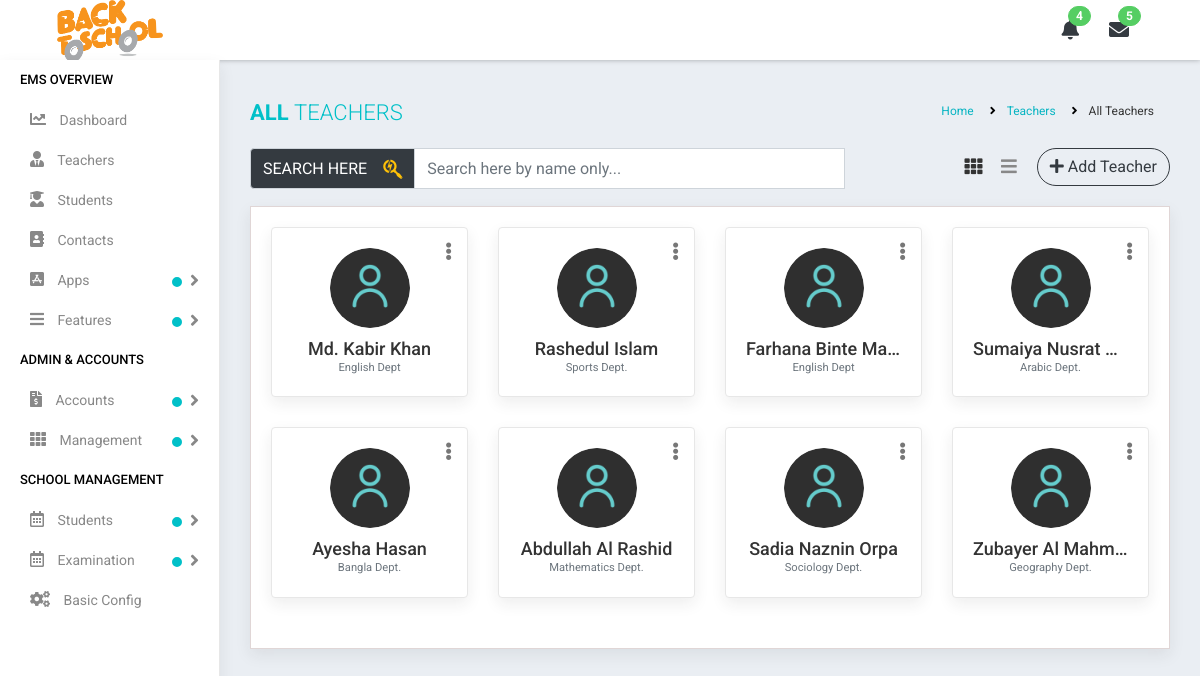
Screenshot of /teachers-infogrid.php with the database file from the repository.
### tables this page shows
CREATE TABLE `ems_icons` (
  `id` int(11) NOT NULL COMMENT 'ICONS ID',
  `app_favicon` text DEFAULT NULL,
  `app_logo` text DEFAULT NULL,
  `invoice_logo` text DEFAULT NULL,
  `org_logo` text DEFAULT NULL,
  `created_at` datetime DEFAULT NULL,
  `updated_at` datetime DEFAULT NULL
);

CREATE TABLE `ems_teachers` (
  `id` int(11) NOT NULL COMMENT 'TEACHER ID',
  `department_id` int(11) NOT NULL,
  `designation_id` int(11) NOT NULL,
  `teacher_id` varchar(32) NOT NULL,
  `teacher_image` text NOT NULL,
  `first_name` varchar(32) NOT NULL,
  `last_name` varchar(32) NOT NULL,
  `email_address` varchar(64) NOT NULL,
  `phone_no` varchar(13) NOT NULL,
  `join_date` date NOT NULL,
  `religion` enum('Islam','Hindu','Christian','Others') NOT NULL,
  `nid_card_no` varchar(32) NOT NULL,
  `country` varchar(64) NOT NULL,
  `teacher_password` varchar(256) NOT NULL,
  `birth_date` date NOT NULL,
  `gender` enum('Male','Female') NOT NULL,
  `present_address` varchar(256) NOT NULL,
  `facebook_url` varchar(128) NOT NULL,
  `linkedin_url` varchar(128) NOT NULL,
  `youtube_url` varchar(128) NOT NULL,
  `twitter_url` varchar(128) NOT NULL,
  `contact_name` varchar(128) NOT NULL,
  `contact_relation` enum('Parents','Spouse','Family Member','Relative') NOT NULL,
  `contact_address` varchar(256) NOT NULL,
  `contact_number` varchar(13) NOT NULL,
  `graduate_institution_name` varchar(128) DEFAULT NULL,
  `graduate_subject_in` varchar(32) DEFAULT NULL,
  `graduate_year_in` varchar(4) DEFAULT NULL,
  `graduate_certification_in` varchar(128) DEFAULT NULL,
  `graduate_result` varchar(4) DEFAULT NULL,
  `undergraduate_institution_name` varchar(128) NOT NULL,
  `undergraduate_subject_in` varchar(32) NOT NULL,
  `undergraduate_year_in` varchar(4) NOT NULL,
  `undergraduate_certification_in` varchar(128) NOT NULL,
  `undergraduate_result` varchar(4) NOT NULL,
  `hsc_institution_name` varchar(128) NOT NULL,
  `hsc_group_in` enum('Science','Humanities','Business Studies') NOT NULL,
  `hsc_year_in` varchar(4) NOT NULL,
  `hsc_certification_in` varchar(128) NOT NULL,
  `hsc_result` varchar(4) NOT NULL,
  `organization_f` varchar(128) DEFAULT NULL,
  `workshop_on_f` varchar(128) DEFAULT NULL,
  `certification_on_f` varchar(128) DEFAULT NULL,
  `in_year_f` varchar(4) DEFAULT NULL,
  `organization_s` varchar(128) DEFAULT NULL,
  `workshop_on_s` varchar(128) DEFAULT NULL,
  `certification_on_s` varchar(128) DEFAULT NULL,
  `in_year_s` varchar(4) DEFAULT NULL,
  `exp_org_name` varchar(128) DEFAULT NULL,
  `exp_org_location` varchar(256) DEFAULT NULL,
  `exp_job_position` varchar(64) DEFAULT NULL,
  `exp_in_year` varchar(4) DEFAULT NULL,
  `about_teacher` varchar(512) DEFAULT NULL,
  `created_at` datetime DEFAULT NULL,
  `updated_at` datetime DEFAULT NULL
);

CREATE TABLE `ems_departments` (
  `id` int(11) NOT NULL COMMENT 'DEPARTMENT ID',
  `department_name` varchar(256) NOT NULL,
  `created_at` datetime DEFAULT NULL,
  `updated_at` datetime DEFAULT NULL
);

### app/Http/Controllers/View.php (called while the page is built, shortened)
<?php
class View
{
	public function loadContent($directory, $page_name)
	{
		include("resource/view/".$directory."/".$page_name.".php");
	}
}
?>

### teachers-infogrid.php (called while the page is built, shortened)
<?php
include("app/Http/Controllers/View.php");
$view = new View;
$view->loadContent("include", "session");
$view->loadContent("include", "top");
$view->loadContent("content", "teachers-infogrid");
?>

### app/Models/Eloquent.php (called while the page is built, shortened)
<?php
class Eloquent
{
	public $connection;
	public function __construct()
	{
		$this->connection = new PDO('mysql:host='.$GLOBALS['DBHOST'].';dbname='.$GLOBALS['DBNAME'].';charset=utf8', $GLOBALS['DBUSER'], $GLOBALS['DBPASS']);
		$this->connection->setAttribute(PDO::ATTR_ERRMODE, PDO::ERRMODE_EXCEPTION);
		$this->connection->setAttribute(PDO::ATTR_EMULATE_PREPARES, false);
	}
	public function selectData($columnName, $tableName, $whereValue = 0, $inColumn = 0, $inValue = 0, $formatBy = 0, $paginate = 0)
	{
		try
		{
			if($columnName == "*")
			{
				$sql1 = "SELECT ";
				$sql2 = "*";
			}
			else
			{
				$sql1 = "SELECT ";
				foreach($columnName AS $ca1Column => $ca1Value)
				{
					@$sql2 .= "`$ca1Value`, ";
				}
				$sql2 = rtrim(@$sql2, ", ");
			}
			$sql3 = " FROM `$tableName`";
			if(@$formatBy['GROUP'])
				$sql6 = " GROUP BY `" . $formatBy['GROUP'] . "`";
			else
				$sql6 = "";
			if(@$formatBy['ASC'])
				$sql7 = " ORDER BY `" . $formatBy['ASC'] . "` ASC";
			else if(@$formatBy['DESC'])
				$sql7 = " ORDER BY `" . $formatBy['DESC'] . "` DESC";
			else
				$sql7 = "";
			if($paginate != 0)
				$sql8 = " LIMIT " . $paginate['POINT'] . ", " . $paginate['LIMIT'];
			else
				$sql8 = "";
			if($whereValue != 0)
			{
				$sql4 = " WHERE ";
				foreach($whereValue AS $wa1Column => $wa1Value)
				{
					@$sql5 .= $wa1Column . " = " . "'" . $wa1Value . "' AND ";
				}
				$sql5 = trim($sql5); $sql5 = rtrim($sql5, "AND"); $sql5 = trim($sql5);
				$preSQL = $sql1 . $sql2 . $sql3 . $sql4 . $sql5 . $sql6 . $sql7 . $sql8;
			}
			else
			{
				if($inValue != 0)
				{
					$preSQL = $sql1 . $sql2 . $sql3 . $sql4 . $sql5 . $sql6 . $sql7 . $sql8;
				}
				else
				{
					$preSQL = $sql1 . $sql2 . $sql3 . $sql6 . $sql7 . $sql8;
				}
			}
			$query = $this->connection->prepare($preSQL);
			$query->execute();
			$dataSelected = $query->fetchAll(PDO::FETCH_ASSOC);
			return $dataSelected;
		}
		catch(Exception $e)
		{
			return 0;
		}
	}
}
?>

### app/Http/Controllers/Controller.php (called while the page is built, shortened)
<?php
class Controller
{
	public function __construct()
	{
		$this->connection = new PDO('mysql:host='.$GLOBALS['DBHOST'].';dbname='.$GLOBALS['DBNAME'].';charset=utf8', $GLOBALS['DBUSER'], $GLOBALS['DBPASS']);
	}
}

### app/Http/Controllers/AjaxController.php (called while the page is built, shortened)
<?php
class AjaxController extends Controller
{
	public function fetchLimit($table, $col, $num)
	{
		$sql_code = "SELECT * FROM {$table} ORDER BY {$col} DESC LIMIT {$num}";
		$query = $this->connection->prepare($sql_code);
		$query->execute();
		$dataList = $query->fetchAll(PDO::FETCH_ASSOC);
		$totalRowSelected = $query->rowCount();
		if($totalRowSelected > 0) {
			return $dataList;
		} else {
			return 0;
		}
	}
}
?>

### resource/view/content/teachers-infogrid.php (the view, shortened to what this page needs)
<?php
$eloquent = new Eloquent;
$columnName = $tableName =	null;
$columnName["1"] = "id";
$columnName["2"] = "department_id";
$columnName["3"] = "teacher_image";
$columnName["4"] = "first_name";
$columnName["5"] = "last_name";
$tableName = "ems_teachers";
$fetchTeachersData = $eloquent->selectData($columnName, $tableName);
?>
<div class="page-wrapper">
	<div class="content container-fluid">
		<div class="page-header">
			<div class="row">
				<div class="col-lg-7 col-md-12 col-sm-12 col-12">
					<h5 class="text-uppercase"> All <span style="font-weight: 300;"> Teachers </span></h5>
				</div>
				<div class="col-lg-5 col-md-12 col-sm-12 col-12">
					<ul class="list-inline breadcrumb float-right">
						<li class="list-inline-item"> <a href="dashboard.php"> Home </a> </li>
						<li class="list-inline-item"> <a href="#"> Teachers </a> </li>
						<li class="list-inline-item"> All Teachers </li>
					</ul>
				</div>
			</div>
		</div>
		<div class="row">
			<div class="col-sm-8 col-12">
				<div class="row">
					<div class="col-sm-12">
						<div class="input-group mb-3">
							<div class="input-group-prepend">
								<span class="input-group-text bg-dark text-white" id="basic-addon1">
									SEARCH HERE <i class="fab fa-searchengin fa-lg ml-3 text-warning"></i>
								</span>
							</div>
							<input class="form-control mr-sm-2" type="search" id="search" aria-describedby="basic-addon1" placeholder="Search here by name only...">
						</div>
					</div>
				</div>
			</div>
			<div class="col-sm-4 col-12 text-right m-b-20">
				<a href="add-teacher.php" class="btn btn-outline-dark btn-rounded float-right">
					<i class="fa fa-plus"></i> Add Teacher
				</a>
				<div class="view-icons">
					<a href="teachers-infogrid.php" class="grid-view btn btn-link active">
						<i class="fa fa-th"></i>
					</a>
					<a href="teachers-infolist.php" class="list-view btn btn-link">
						<i class="fa fa-bars"></i>
					</a>
				</div>
			</div>
		</div>
		<?php
		if(!empty($fetchTeachersData))
		{
		?>
		<div class="content-page">
			<div class="row staff-grid-row" id="searchData">
			<?php
			foreach($fetchTeachersData AS $eachRow)
			{
				$columnName = $tableName =	$whereValue = null;
				$columnName = "*";
				$tableName = "ems_departments";
				$whereValue["id"] = $eachRow['department_id'];
				$fetchDepartmentData = $eloquent->selectData($columnName, $tableName, @$whereValue);
				echo '
				<div class="col-md-4 col-sm-6 col-12 col-lg-4 col-xl-3">
					<div class="profile-widget">
						<div class="profile-img">
							<a target="_blank" href="'.$GLOBALS['TEACHER_IMAGE_DIRECTORY'] . $eachRow['teacher_image'].'">
								<img class="avatar bg-white" src="'.$GLOBALS['TEACHER_IMAGE_DIRECTORY'].$eachRow['teacher_image'].'" alt="">
							</a>
						</div>
						<div class="dropdown profile-action">
							<a href="#" class="action-icon dropdown-toggle" data-toggle="dropdown" aria-expanded="false">
								<i class="fa fa-ellipsis-v"></i>
							</a>
							<div class="dropdown-menu dropdown-menu-right">
								<a class="dropdown-item" href="edit-teacher.php?id='. $eachRow['id'] .'">
									<i class="fa fa-pencil m-r-5"></i> Edit
								</a>
								<a data-id="'. $eachRow['id'] .'" class="dropdown-item deleteButton" data-toggle="modal" href="#delete_data">
									<i class="fa fa-trash-o m-r-5"></i> Delete
								</a>
							</div>
						</div>
						<h4 class="user-name m-t-10 m-b-0 text-ellipsis">
							<a href="teacher-profile.php?id='. $eachRow['id'] .'">
								'. $eachRow['first_name'] .' '. $eachRow['last_name'] .'
							</a>
						</h4>
						<div class="small text-muted">'. $fetchDepartmentData[0]['department_name'] .'</div>
					</div>
				</div>
				';
			}
			?>
			</div>
		</div>
		<?php
		}
		?>
	</div>
</div>

### resource/view/include/top.php (shortened to what this page needs)
<?php
include("app/Http/Controllers/Controller.php");
include("app/Http/Controllers/AjaxController.php");
include("app/Models/Eloquent.php");
$ajaxcontrol = new AjaxController;
$eloquent = new Eloquent;
$columnName = "*";
$tableName = "ems_icons";
$fetchLogoData = $eloquent->selectData($columnName, $tableName);
$logo = $GLOBALS['APP_LOGO_IMAGES_DIRECTORY'] . $fetchLogoData[0]['app_logo'];
$fetchNotice = $ajaxcontrol->fetchLimit('ems_notices', 'id', '8');
$noticeCount = count($fetchNotice);
$fetchEvent = $ajaxcontrol->fetchLimit('ems_events', 'id', '5');
$eventCount = count($fetchEvent);
?>
<!DOCTYPE html>
<html lang="en">
<head>
	<link rel="stylesheet" type="text/css" href="public/assets/css/all.css">
	<link rel="stylesheet" type="text/css" href="public/assets/css/bootstrap.min.css">
	<link rel="stylesheet" type="text/css" href="public/assets/css/dataTables.bootstrap4.min.css">
	<link rel="stylesheet" type="text/css" href="public/assets/css/select2.min.css">
	<link rel="stylesheet" type="text/css" href="public/assets/css/tagsinput.css">
	<link rel="stylesheet" type="text/css" href="public/assets/css/datepicker.css">
	<link rel="stylesheet" type="text/css" href="public/assets/plugins/fullcalendar/fullcalendar.min.css">
	<link rel="stylesheet" type="text/css" href="public/assets/plugins/light-gallery/css/lightgallery.min.css">
	<link rel="stylesheet" type="text/css" href="public/assets/plugins/icheck/skins/all.css">
	<link rel="stylesheet" type="text/css" href="public/assets/plugins/summernote/dist/summernote-bs4.css">
	<link rel="stylesheet" type="text/css" href="public/assets/css/style.css">
	<link rel="stylesheet" type="text/css" href="public/assets/css/custom.css">
	</head>
	<body>
		<div class="main-wrapper">
			<div class="header">
				<div class="header-left">
					<a href="index.php" class="logo">
						<img src="<?php echo $logo ?>" alt="" style="width: auto; height: 66px;">
					</a>
				</div>
				<div class="page-title-box float-left">
				</div>
				<ul class="nav user-menu float-right">
					<li class="nav-item dropdown d-none d-sm-block">
						<a href="#" class="dropdown-toggle nav-link" data-toggle="dropdown">
							<i class="fa fa-bell text-dark"></i>
							<span class="badge badge-pill btn-success float-right"> <?php echo $eventCount ?> </span>
						</a>
					</li>
					<li class="nav-item dropdown d-none d-sm-block">
						<a href="javascript:void(0);" id="open_msg_box" class="hasnotifications nav-link">
							<i class="fa fa-envelope text-dark"></i>
							<span class="badge badge-pill btn-success float-right"> <?php echo $noticeCount ?> </span>
						</a>
					</li>
					<li class="nav-item dropdown has-arrow">
						<a href="#" class="dropdown-toggle nav-link user-link" data-toggle="dropdown">
						</a>
					</li>
				</ul>
			</div>
			<div class="sidebar" id="sidebar">
				<div class="sidebar-inner slimscroll">
					<div id="sidebar-menu" class="sidebar-menu">
						<ul>
							<li class="menu-title"> EMS Overview </li>
							<li class="">
								<a href="dashboard.php">
									<i class="fas fa-chart-line" aria-hidden="true"></i> Dashboard
								</a>
							</li>
							<li>
								<a href="teachers-infogrid.php">
									<i class="fas fa-user-tie"></i> Teachers
								</a>
							</li>
							<li>
								<a href="students-infogrid.php">
									<i class="fas fa-user-graduate"></i> Students
								</a>
							</li>
							<li>
								<a href="contacts.php">
									<i class="fas fa-address-book"></i> Contacts
								</a>
							</li>
							<li class="submenu">
								<a href="javascript:void(0);" class="noti-dot">
									<i class="fab fa-app-store-ios"></i> Apps <span class="menu-arrow"></span>
								</a>
							</li>
							<li class="submenu">
								<a href="#" class="noti-dot">
									<i class="fas fa-bars"></i> Features <span class="menu-arrow"></span>
								</a>
							</li>
							<li class="menu-title"> Admin &amp; Accounts </li>
							<li class="submenu">
								<a href="#" class="noti-dot">
									<i class="fas fa-file-invoice-dollar"></i> Accounts <span class="menu-arrow"></span>
								</a>
							</li>
							<li class="submenu">
								<a href="#" class="noti-dot">
									<i class="fas fa-th"></i> Management <span class="menu-arrow"></span>
								</a>
							</li>
							<li class="menu-title"> School Management </li>
							<li class="submenu">
								<a href="#" class="noti-dot">
									<i class="far fa-calendar-alt"></i> Students <span class="menu-arrow"></span>
								</a>
							</li>
							<li class="submenu">
								<a href="#" class="noti-dot">
									<i class="far fa-calendar-alt"></i> Examination <span class="menu-arrow"></span>
								</a>
							</li>
							<li>
								<a href="basic-config.php"> <i class="fas fa-cogs"></i> Basic Config </a>
							</li>
						</ul>
					</div>
				</div>
			</div>

### public/assets/css/all.css (style rules this page uses)
.fa, .fas, .far, .fal, .fad, .fab { -moz-osx-font-smoothing: grayscale; -webkit-font-smoothing: antialiased; display: inline-block; font-style: normal; font-variant: normal; text-rendering: auto; line-height: 1; }
.fa-lg { font-size: 1.33333em; line-height: 0.75em; vertical-align: -.0667em; }
.fa-address-book:before { content: "\f2b9"; }
.fa-app-store-ios:before { content: "\f370"; }
.fa-bars:before { content: "\f0c9"; }
.fa-bell:before { content: "\f0f3"; }
.fa-calendar-alt:before { content: "\f073"; }
.fa-chart-line:before { content: "\f201"; }
.fa-cogs:before { content: "\f085"; }
.fa-ellipsis-v:before { content: "\f142"; }
.fa-envelope:before { content: "\f0e0"; }
.fa-file-invoice-dollar:before { content: "\f571"; }
.fa-plus:before { content: "\f067"; }
.fa-searchengin:before { content: "\f3eb"; }
.fa-th:before { content: "\f00a"; }
.fa-user-graduate:before { content: "\f501"; }
.fa-user-tie:before { content: "\f508"; }
.fab { font-family: 'Font Awesome 5 Brands'; font-weight: 400; }
.far { font-family: 'Font Awesome 5 Free'; font-weight: 400; }
.fa, .fas { font-family: 'Font Awesome 5 Free'; font-weight: 900; }

### public/assets/css/custom.css (style rules this page uses)
.header { background-image: linear-gradient(-225deg, #FFF 0%, #FFF 110%); }

### rows the page displays
ems_icons: app_logo (picture)
ems_teachers: teacher_image (picture), first_name "Md. Kabir", last_name "Khan", department.department_name "English Dept"
ems_teachers: teacher_image (picture), first_name "Rashedul", last_name "Islam", department.department_name "Sports Dept."
ems_teachers: teacher_image (picture), first_name "Farhana Binte", last_name "Ma…", department.department_name "English Dept"
ems_teachers: teacher_image (picture), first_name "Sumaiya Nusrat", department.department_name "Arabic Dept."
ems_teachers: teacher_image (picture), first_name "Ayesha", last_name "Hasan", department.department_name "Bangla Dept."
ems_teachers: teacher_image (picture), first_name "Abdullah Al", last_name "Rashid", department.department_name "Mathematics Dept."
ems_teachers: teacher_image (picture), first_name "Sadia Naznin", last_name "Orpa", department.department_name "Sociology Dept."
ems_teachers: teacher_image (picture), first_name "Zubayer Al", last_name "Mahm…", department.department_name "Geography Dept."

### other values shown
$eventCount "4"
$noticeCount "5"
